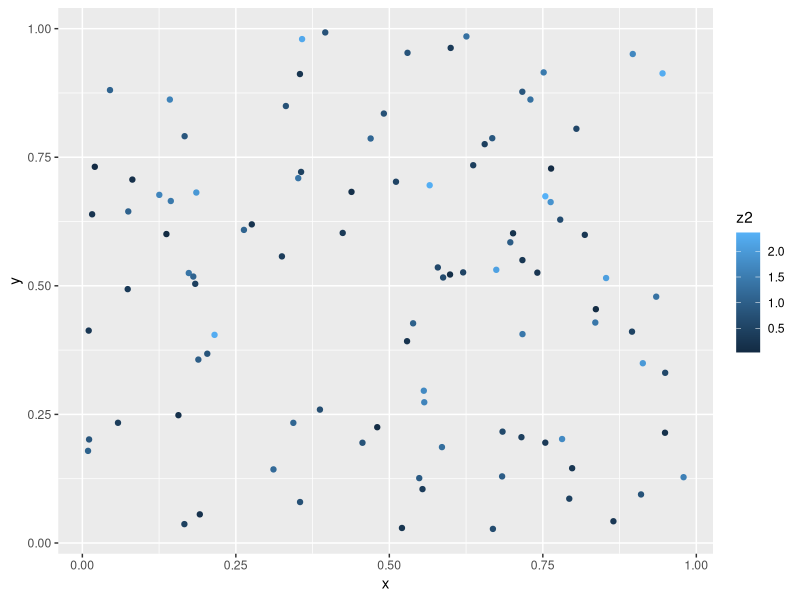
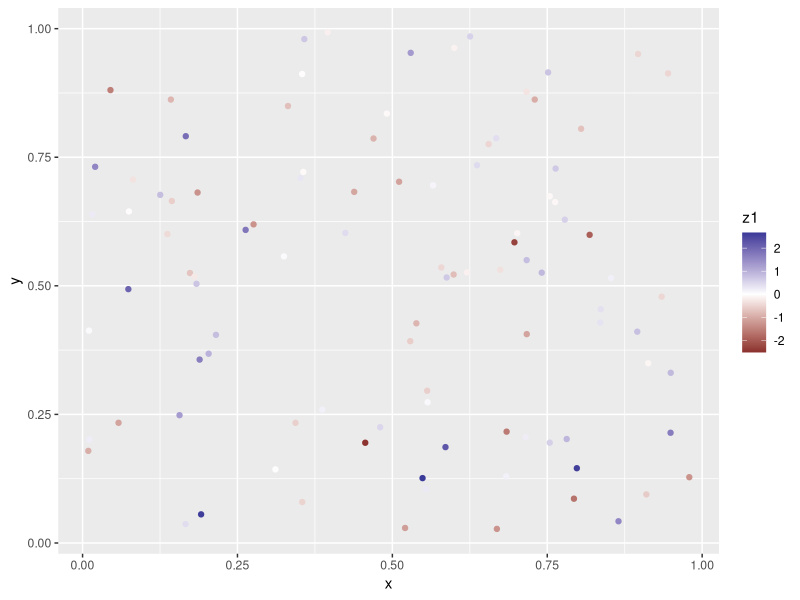
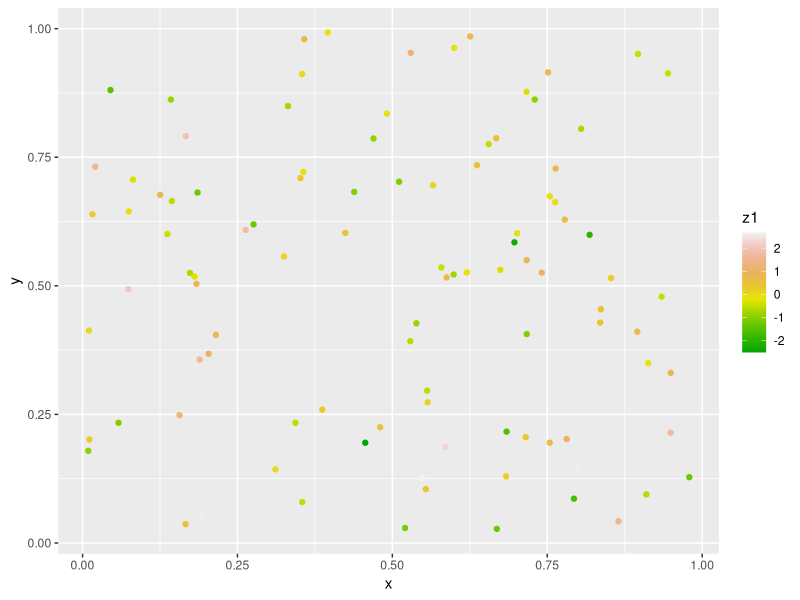
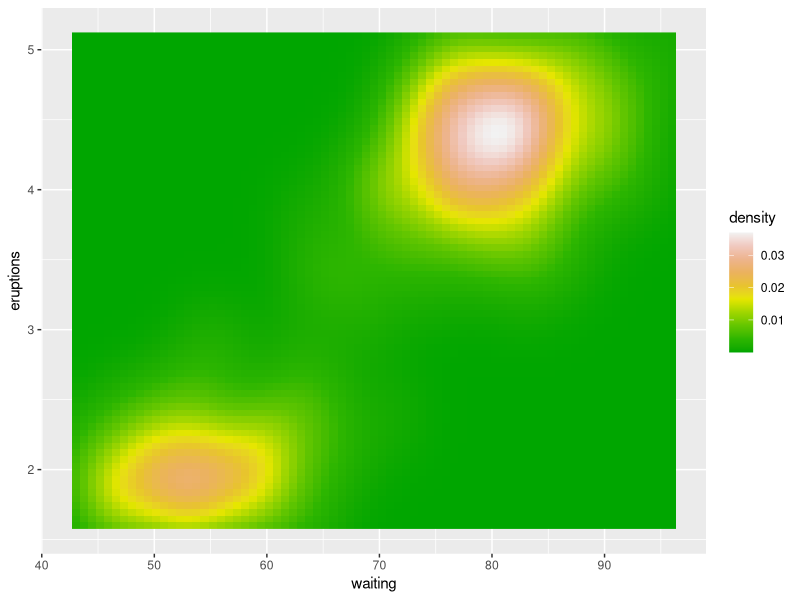
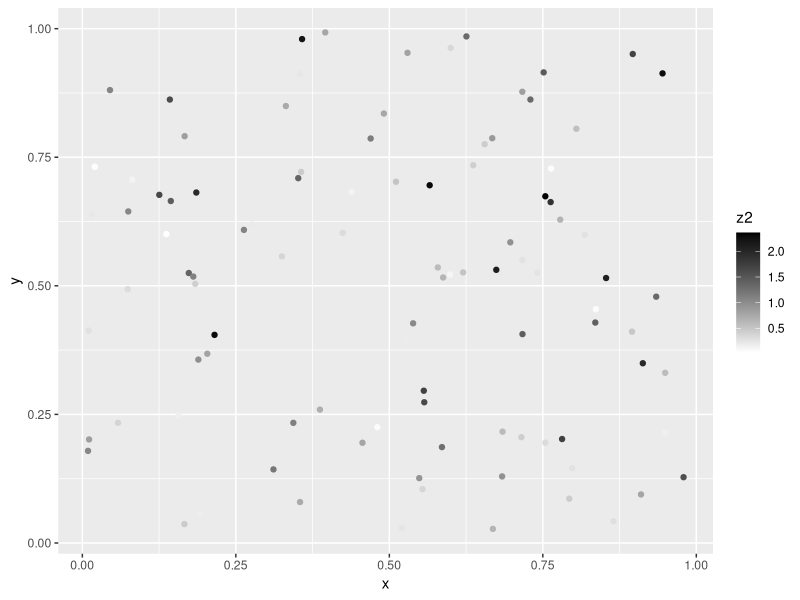

The R script that drew these images, in order:
library(ggplot2)


### Name: scale_colour_gradient
### Title: Gradient colour scales
### Aliases: scale_colour_gradient scale_fill_gradient
###   scale_colour_gradient2 scale_fill_gradient2 scale_colour_gradientn
###   scale_fill_gradientn scale_colour_datetime scale_colour_date
###   scale_fill_datetime scale_fill_date scale_color_continuous
###   scale_color_gradient scale_color_gradient2 scale_color_gradientn

### ** Examples

df <- data.frame(
  x = runif(100),
  y = runif(100),
  z1 = rnorm(100),
  z2 = abs(rnorm(100))
)

# Default colour scale colours from light blue to dark blue
ggplot(df, aes(x, y)) +
  geom_point(aes(colour = z2))

# For diverging colour scales use gradient2
ggplot(df, aes(x, y)) +
  geom_point(aes(colour = z1)) +
  scale_colour_gradient2()

# Use your own colour scale with gradientn
ggplot(df, aes(x, y)) +
  geom_point(aes(colour = z1)) +
  scale_colour_gradientn(colours = terrain.colors(10))

# Equivalent fill scales do the same job for the fill aesthetic
ggplot(faithfuld, aes(waiting, eruptions)) +
  geom_raster(aes(fill = density)) +
  scale_fill_gradientn(colours = terrain.colors(10))

# Adjust colour choices with low and high
ggplot(df, aes(x, y)) +
  geom_point(aes(colour = z2)) +
  scale_colour_gradient(low = "white", high = "black")
# Avoid red-green colour contrasts because ~10% of men have difficulty
# seeing them
